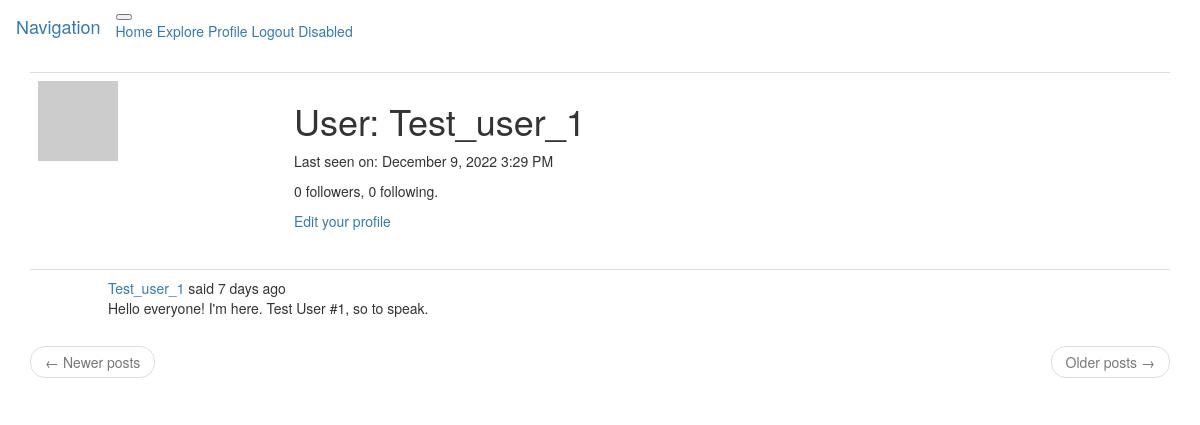
Page /user/Test_user_1 (signed in) on the earlier database version.
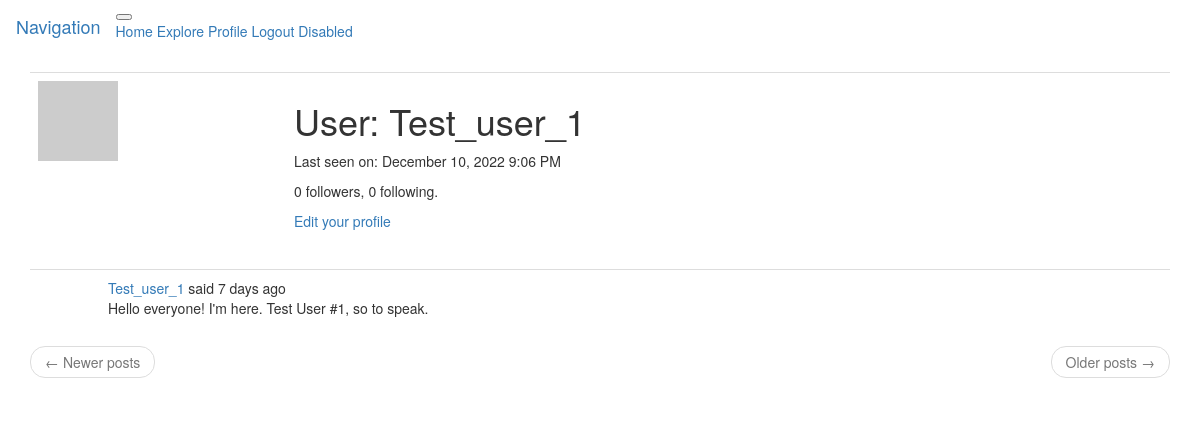
Same page on the later database version.
### app/models.py (models this page shows, shortened)
class User(UserMixin, db.Model):
    id = db.Column(db.Integer, primary_key = True)
    username = db.Column(db.String(64), index = True, unique = True)
    email = db.Column(db.String(120), index = True, unique = True)
    password_hash = db.Column(db.String(128))
    posts = db.relationship('Post', backref = 'author', lazy = 'dynamic')
    about_me = db.Column(db.String(140))
    last_seen = db.Column(db.DateTime, default = datetime.utcnow)
    followed = db.relationship('User',
                               secondary = followers,
                               primaryjoin = (followers.c.follower_id == id),
                               secondaryjoin = (followers.c.followed_id == id),
                               backref = db.backref('followers', lazy = 'dynamic'),
                               lazy = 'dynamic')
    def avatar(self, size):
        digest = md5(self.email.lower().encode('utf-8')).hexdigest()
        return 'https://www.gravatar.com/avatar/{}?d=robohash&s={}'.format(digest, size)

class Post(db.Model):
    id = db.Column(db.Integer, primary_key = True)
    body = db.Column(db.String(140))
    timestamp = db.Column(db.DateTime, index = True, default = datetime.utcnow)
    user_id = db.Column(db.Integer, db.ForeignKey('user.id'))
    language = db.Column(db.String(8))

### app/routes.py (the view)
@app.route('/user/<username>')
@login_required
def user(username):
    user = User.query.filter_by(username = username).first_or_404()
    page = request.args.get('page', 1, type = int)
    posts = user.posts.order_by(Post.timestamp.desc())\
        .paginate(page = page, per_page = app.config['POSTS_PER_PAGE'], error_out = False)
    next_page = url_for('user', username = user.username, page = posts.next_num) \
        if posts.has_next else None
    prev_page = url_for('user', username = user.username, page = posts.prev_num) \
        if posts.has_prev else None
    return render_template('user.html', user = user, posts = posts.items,
                           next_page = next_page, prev_page = prev_page)

### app/models.py (called while the page is built)
@login.user_loader
def load_user(id):
    return User.query.get(int(id))

### app/routes.py (called while the page is built)
@app.before_request
def before_request():
    if current_user.is_authenticated:
        current_user.last_seen = datetime.utcnow()
        db.session.commit()
        g.locale = str(get_locale())

### app/templates/user.html (shortened to what this page needs)
{% extends "_layout.html" %}
{% block app_content %}
    <table class="table table-hover">
        <tr>
            <td width="256px">
                <img src="{{ user.avatar(256) }}">
            </td>
            <td>
                <h1>{{ _('User') }}: {{ user.username }}</h1>
                {% if user.last_seen %}
                <p>{{ _('Last seen on') }}: {{ moment(user.last_seen).format('LLL') }}</p>
                {% endif %}
                <p>
                    {{ user.followers.count() }} {{ _('followers') }}, {{ user.followed.count() }} {{ _('following') }}.
                </p>
                {% if user == current_user %}
                <p>
                    <a href="{{ url_for('edit_profile') }}">{{ _('Edit your profile') }}</a>
                </p>
                {% elif not current_user.is_following(user) %}
                <form action="{{ url_for('follow', username = user.username) }}" method="post">
                    {{ form.hidden_tag() }}
                    {{ form.submit(value = _('Follow'), class_ = 'btn btn-default') }}
                </form>
                {% else %}
                <form action="{{ url_for('unfollow', username = user.username) }}" method="post">
                    {{ form.hidden_tag() }}
                    {{ form.submit(value = _('Unfollow'), class_ = 'btn btn-default') }}
                </form>
                {% endif %}
            </td>
        </tr>
    </table>
    {% for post in posts %}
        {% include '_post.html' %}
    {% endfor %}
    <nav aria-label="...">
        <ul class="pager">
            <li class="previous{% if not prev_url %} disabled{% endif %}">
                <a href="{{ prev_url or '#' }}">
                    <span aria-hidden="true">&larr;</span> {{ _('Newer posts') }}
                </a>
            </li>
            <li class="next{% if not next_url %} disabled{% endif %}">
                <a href="{{ next_url or '#' }}">
                    {{ _('Older posts') }} <span aria-hidden="true">&rarr;</span>
                </a>
            </li>
        </ul>
    </nav>
{% endblock %}

### app/templates/_layout.html (shortened to what this page needs)
{% extends "bootstrap/base.html" %}
{% block navbar %}
<nav class="navbar navbar-expand-lg bg-light">
    <div class="container-fluid">
        <a class="navbar-brand" href="#">{{ _('Navigation') }}</a>
        <button class="navbar-toggler" type="button" data-bs-toggle="collapse" data-bs-target="#navbarNavAltMarkup" aria-controls="navbarNavAltMarkup" aria-expanded="false" aria-label="Toggle navigation">
        </button>
        <div class="collapse navbar-collapse" id="navbarNavAltMarkup">
            <div class="navbar-nav">
                <a class="nav-link active" aria-current="page" href="{{ url_for('index') }}">{{ _('Home') }}</a>
                <a class="nav-link" href="{{ url_for('explore') }}">{{ _('Explore') }}</a>
                {% if current_user.is_anonymous %}
                <a class="nav-link" href="{{ url_for('login') }}">{{ _('Login') }}</a>
                {% else %}
                <a class="nav-link" href="{{ url_for('user', username = current_user.username) }}">{{ _('Profile') }}</a>
                <a class="nav-link" href="{{ url_for('logout') }}">{{ _('Logout') }}</a>
                {% endif %}
                <a class="nav-link disabled">{{ _('Disabled') }}</a>
            </div>
        </div>
    </div>
</nav>
{% endblock %}
{% block content %}
    <div class="container">
        {% block app_content %}
        {% endblock %}
    </div>
{% endblock %}

### app/templates/_post.html (shortened to what this page needs)
<table class="table table-hover">
    <tr>
        <td width="70px">
        </td>
        <td>
            {{ _('%(username)s said %(when)s', username = link_of_user, when = moment(post.timestamp).fromNow()) }}
            <br>
            {{ post.body }}
        </td>
    </tr>
</table>

Differences in the rows shown:
changed User "Test_user_1": last_seen "December 9, 2022 3:29 PM" → "December 10, 2022 9:06 PM"
